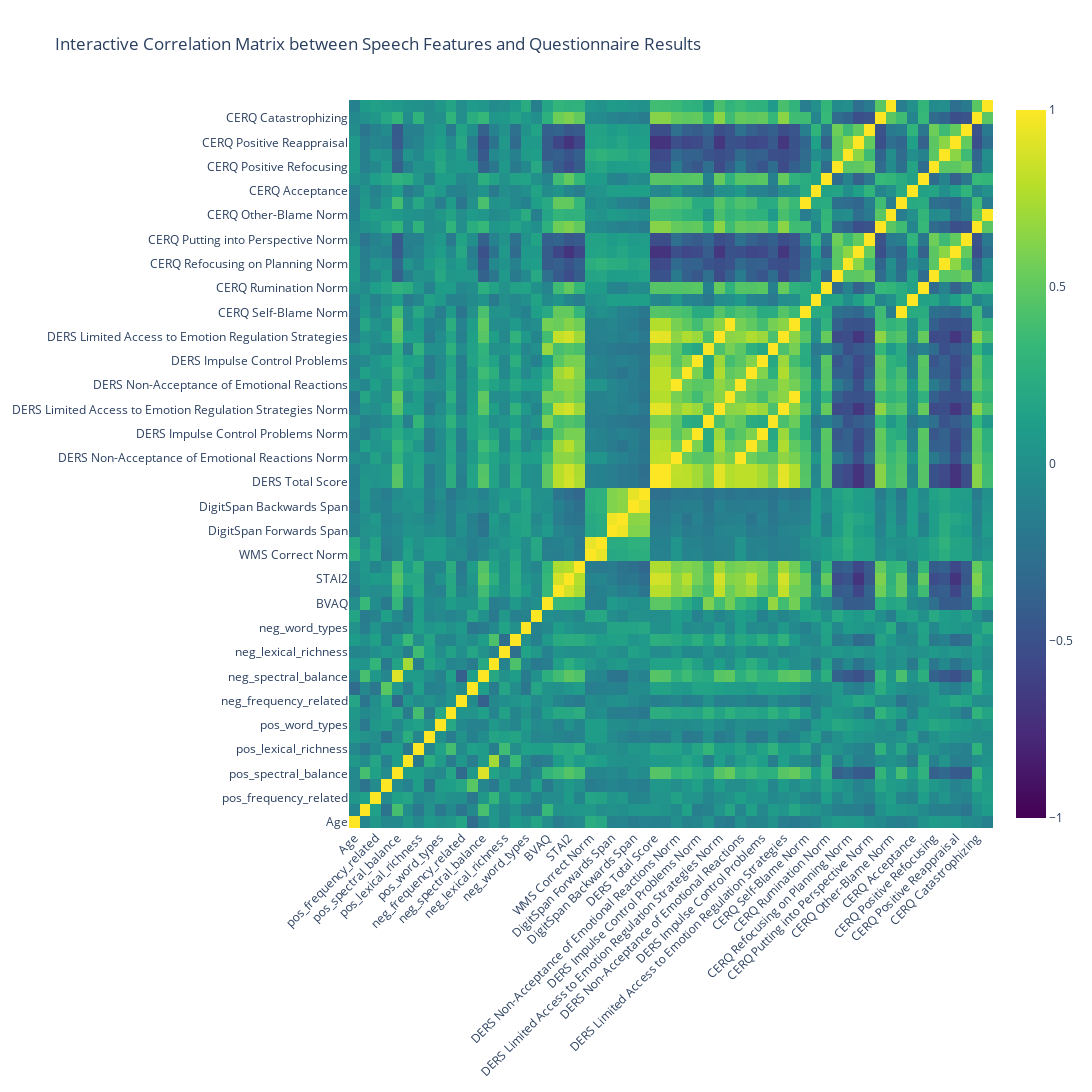

Notebook source saved alongside this figure:
### Markdown cell above
##### Estiamte Correlation across all participants

### Code cell
# Exclude some columns from the correlation matrix
columns_to_exclude = ['TM Practice B', 'TM Practice A', 'Group']  
analysis_df_filtered = analysis_df.drop(columns=columns_to_exclude)

# Compute the correlation matrix
correlation_matrix = analysis_df_filtered.corr()

# Create a mask for the upper triangle
mask = np.triu(np.ones_like(correlation_matrix, dtype=bool))

# Plot the correlation matrix using a heatmap
plt.figure(figsize=(15, 10))
sns.heatmap(correlation_matrix, mask = mask, annot=False, fmt=".2f", cmap="coolwarm", cbar=True)
plt.title('Correlation Matrix between Speech Features and Questionnaire Results')
plt.xticks(rotation=45, ha='right')
plt.yticks(rotation=0)
plt.show()

# Plot interactive heatmap using plotly.graph_objects
fig = go.Figure(data=go.Heatmap(
    z=correlation_matrix.to_numpy(),
    x=correlation_matrix.columns.tolist(),
    y=correlation_matrix.index.tolist(),
    colorscale='Viridis',
    zmin=-1, zmax=1,
    showscale=True
))

fig.update_layout(
    title='Interactive Correlation Matrix between Speech Features and Questionnaire Results',
    xaxis=dict(tickangle=-45),
    yaxis=dict(tickangle=0),
    autosize=False,
    width=1500,
    height=1500
)

fig.show()
fig.write_html("W:/Fmri_Forschung/Allerlei/JuliaS/GitHub/SubliminalVideoPriming/plots/speech_questinnaire_correlations_interactive.html")

# Calculate the correlation matrix and the corresponding p-values matrix
def calculate_correlations(df):
    correlations = df.corr()
    p_values = df.corr(method=lambda x, y: pearsonr(x, y)[1]) - np.eye(*correlations.shape)
    return correlations, p_values

correlation_matrix, p_values = calculate_correlations(analysis_df_filtered)

# Apply Bonferroni correction
alpha = 0.05
num_tests = p_values.size
bonferroni_threshold = alpha / num_tests

# Print the information for Bonferroni correction
print(f"Number of comparisons corrected for Bonferroni: {num_tests}")
print(f"Bonferroni correction threshold: {bonferroni_threshold}")

# Create a mask for significant correlations
significant_mask = (p_values < bonferroni_threshold)

# Mask insignificant correlations in the correlation matrix
significant_correlations = correlation_matrix.where(significant_mask)

# Create a mask for the upper triangle
mask = np.triu(np.ones_like(significant_correlations, dtype=bool))

# Plot the significant correlations using a heatmap
plt.figure(figsize=(20, 15))
sns.heatmap(significant_correlations, mask=mask, annot=False, fmt=".2f", cmap="coolwarm", cbar=True)
plt.title('Significant Correlations (Bonferroni-corrected) between Speech Features and Questionnaire Results', fontsize=16)
plt.xticks(rotation=45, ha='right', fontsize=12)
plt.yticks(fontsize=12)
plt.show()

# Extract significant correlations
significant_pairs = []

for row in range(correlation_matrix.shape[0]):
    for col in range(row+1, correlation_matrix.shape[1]):
        if p_values.iloc[row, col] < bonferroni_threshold:
            significant_pairs.append({
                'Variable1': correlation_matrix.index[row],
                'Variable2': correlation_matrix.columns[col],
                'Correlation': correlation_matrix.iloc[row, col],
                'P-Value': p_values.iloc[row, col]
            })

significant_pairs_df = pd.DataFrame(significant_pairs)

# Save the significant correlations to a CSV file
significant_pairs_df.to_csv('W:/Fmri_Forschung/Allerlei/JuliaS/GitHub/SubliminalVideoPriming/data/speech/speech_questionnaire_correlation_corrected.csv', index=False)

### Figure 1 — Plotly figure (JSON) as saved in the notebook; plotly's stock layout.template omitted (floating-point values rounded to 4 significant figures; data arrays with more than 128 entries replaced by an {"elided": "..."} marker saying what was removed)
{"data": [{"colorscale": [[0, "#440154"], [0.1111, "#482878"], [0.2222, "#3e4989"], [0.3333, "#31688e"], [0.4444, "#26828e"], [0.5556, "#1f9e89"], [0.6667, "#35b779"], [0.7778, "#6ece58"], [0.8889, "#b5de2b"], [1, "#fde725"]], "showscale": true, "type": "heatmap", "x": ["Age", "Sex", "pos_frequency_related", "pos_energy_related", "pos_spectral_balance", "pos_temporal", "pos_lexical_richness", "pos_sentiment", "pos_word_types", "pos_syntactic_complexity", "neg_frequency_related", "neg_energy_related", "neg_spectral_balance", "neg_temporal", "neg_lexical_richness", "neg_sentiment", "neg_word_types", "neg_syntactic_complexity", "BVAQ", "BDI-II", "STAI2", "STAI1", "WMS Correct Norm", "WMS Correct", "DigitSpan Forwards Span", "DigitSpan Forwards Total Score", "DigitSpan Backwards Span", "DigitSpan Backwards Total Score", "DERS Total Score", "DERS Total Score Norm", "DERS Non-Acceptance of Emotional Reactions Norm", "DERS Problems with Goal-Oriented Behavior Norm", "DERS Impulse Control Problems Norm", "DERS Lack of Emotional Awareness Norm", "DERS Limited Access to Emotion Regulation Strategies Norm", "DERS Lack of Emotional Clarity Norm", "DERS Non-Acceptance of Emotional Reactions", "DERS Problems with Goal-Oriented Behavior", "DERS Impulse Control Problems", "DERS Lack of Emotional Awareness", "DERS Limited Access to Emotion Regulation Strategies", "DERS Lack of Emotional Clarity", "CERQ Self-Blame Norm", "CERQ Acceptance Norm", "CERQ Rumination Norm", "CERQ Positive Refocusing Norm", "CERQ Refocusing on Planning Norm", "CERQ Positive Reappraisal Norm", "CERQ Putting into Perspective Norm", "CERQ Catastrophizing Norm", "CERQ Other-Blame Norm", "CERQ Self-Blame", "CERQ Acceptance", "CERQ Rumination", "CERQ Positive Refocusing", "CERQ Refocusing on Planning", "CERQ Positive Reappraisal", "CERQ Putting into Perspective", "CERQ Catastrophizing", "CERQ Other-Blame"], "y": ["Age", "Sex", "pos_frequency_related", "pos_energy_related", "pos_spectral_balance", "pos_temporal", "pos_lexical_richness", "pos_sentiment", "pos_word_types", "pos_syntactic_complexity", "neg_frequency_related", "neg_energy_related", "neg_spectral_balance", "neg_temporal", "neg_lexical_richness", "neg_sentiment", "neg_word_types", "neg_syntactic_complexity", "BVAQ", "BDI-II", "STAI2", "STAI1", "WMS Correct Norm", "WMS Correct", "DigitSpan Forwards Span", "DigitSpan Forwards Total Score", "DigitSpan Backwards Span", "DigitSpan Backwards Total Score", "DERS Total Score", "DERS Total Score Norm", "DERS Non-Acceptance of Emotional Reactions Norm", "DERS Problems with Goal-Oriented Behavior Norm", "DERS Impulse Control Problems Norm", "DERS Lack of Emotional Awareness Norm", "DERS Limited Access to Emotion Regulation Strategies Norm", "DERS Lack of Emotional Clarity Norm", "DERS Non-Acceptance of Emotional Reactions", "DERS Problems with Goal-Oriented Behavior", "DERS Impulse Control Problems", "DERS Lack of Emotional Awareness", "DERS Limited Access to Emotion Regulation Strategies", "DERS Lack of Emotional Clarity", "CERQ Self-Blame Norm", "CERQ Acceptance Norm", "CERQ Rumination Norm", "CERQ Positive Refocusing Norm", "CERQ Refocusing on Planning Norm", "CERQ Positive Reappraisal Norm", "CERQ Putting into Perspective Norm", "CERQ Catastrophizing Norm", "CERQ Other-Blame Norm", "CERQ Self-Blame", "CERQ Acceptance", "CERQ Rumination", "CERQ Positive Refocusing", "CERQ Refocusing on Planning", "CERQ Positive Reappraisal", "CERQ Putting into Perspective", "CERQ Catastrophizing", "CERQ Other-Blame"], "z": {"elided": "60x60 float values"}, "zmax": 1, "zmin": -1}], "layout": {"autosize": false, "height": 1500, "title": {"text": "Interactive Correlation Matrix between Speech Features and Questionnaire Results"}, "width": 1500, "xaxis": {"tickangle": -45}, "yaxis": {"tickangle": 0}}}
